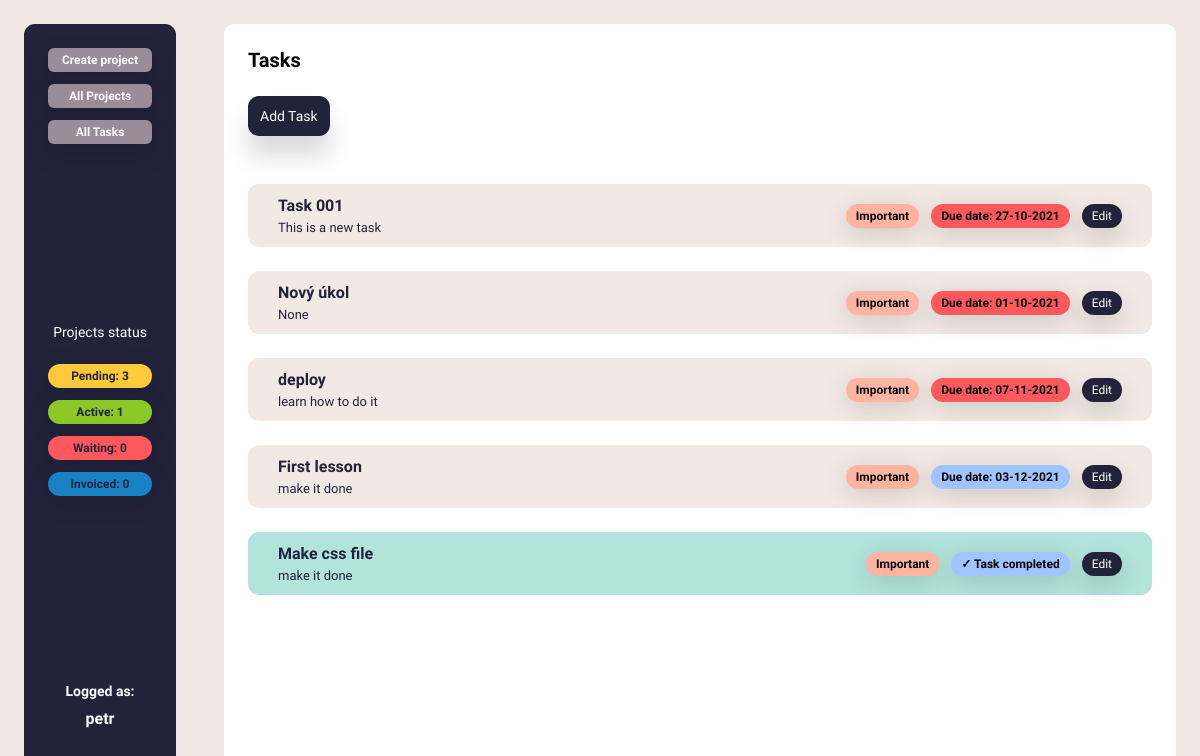
Screenshot of /task-list/ (signed in) with the database file from the repository.
### base/models.py (models this page shows, shortened)
class Task(models.Model):
	owner = models.ForeignKey(Profile, on_delete = models.CASCADE, null = True, blank = True)
	task_title = models.CharField(max_length=200,null=True, blank=True)
	task_belongs = models.ForeignKey(Project, on_delete = models.CASCADE, null = True, blank = True)
	task_description = models.CharField(max_length=300, null=True, blank=True)
	task_due_date = models.DateField(auto_now_add=False,null=True, blank=False)
	task_important = models.BooleanField(default=False)
	task_complete = models.BooleanField(default=False)
	task_create = models.DateTimeField(auto_now_add=True)
	def is_task_due_date(self):
		return date.today() < self.task_due_date
	class Meta:
		ordering = ['task_complete']

### base/views.py (the view)
# urls.py: path('task-list/', TaskList.as_view(), name='tasks'),
class TaskList(LoginRequiredMixin, ListView):
	model = Task
	context_object_name = 'tasks'
	queryset = Task.objects.all()
	def get_context_data(self, **kwargs):
		context = super().get_context_data(**kwargs)
		context ['tasks'] = context ['tasks'].filter(owner = self.request.user.profile)
		context ['count_tasks'] = context ['tasks'].filter(task_complete=False).count()
		context ['count_projects'] = Project.objects.filter(owner=self.request.user.profile, project_complete=False).count()
		context ['count_projects_pending'] = Project.objects.filter(owner=self.request.user.profile, project_status='1').count()
		context ['count_projects_active'] = Project.objects.filter(owner=self.request.user.profile, project_status='2').count()
		context ['count_projects_waiting'] = Project.objects.filter(owner=self.request.user.profile, project_status='3').count()
		context ['count_projects_finished'] = Project.objects.filter(owner=self.request.user.profile, project_status='4').count()
		return context

### base/templates/base/task_list.html (shortened to what this page needs)
{% extends 'main.html' %}
{% load static %}
{% block content %}
<div class="side">
{% include 'sidebar.html' %}
</div>
<div class="project-list">
<h1 class="heading-primary">Tasks</h1>
<div class="create-area">
<a class="create-btn" href="{% url 'task-create' %}">Add Task</a>
</div>
{% for task in tasks %}
{% if task.task_complete %}
<div class="project-card--task--complete">
	<div class="project-heading--task">
		<h3 class="heading-secondary--task">{{task.task_title}}</h3>
		<p class="project-intro--task">{{task.task_description}}</p>
	</div>
	<div class="project-links-task">
		{% if task.task_important %}
		<div class="important-tag">
		Important
		</div>
		{% endif %}
		<div class="due-date">
		&#10003 Task completed
		</div>
		<a class="project-card-link" href="{% url 'task-update' task.id %}">Edit</a>
	</div>
</div>
{% else %}
<div class="project-card--task">
	<div class="project-heading--task">
		<h3 class="heading-secondary--task">{{task.task_title}}</h3>
		<p class="project-intro--task">{{task.task_description}}</p>
	</div>
	<div class="project-links-task">
		{% if task.task_important %}
		<div class="important-tag">
		Important
		</div>
		{% endif %}
		{% if task.is_task_due_date %}
		<div class="due-date">
		Due date: {{task.task_due_date|date:'d-m-Y'}}
		</div>
		{% else %}
		<div class="due-date-passed">
		Due date: {{task.task_due_date|date:'d-m-Y'}}
		</div>
		{% endif %}
		<a class="project-card-link" href="{% url 'task-update' task.id %}">Edit</a>
	</div>
</div>
{% endif %}
{% endfor %}
{% endblock %}

### base/templates/sidebar.html (shortened to what this page needs)
{% load static %}
<div class="side-links">
	<p class="side-link"><a class="side-create-link" href="{% url 'project-create' %}">Create project</a></p>
	<p class="side-link"><a class="side-projects-link" href="{% url 'projects' %}">All Projects</a></p>
	<p class="side-link"><a class="side-tasks-link" href="{% url 'tasks' %}">All Tasks</a></p>
</div>
{% if request.user.is_authenticated %}
<div class="info-widget-side">
	<div class="projects-widget">
		<p class="unfinished-projects--task">Projects status</p>
	</div>
	<div class="project_status"><p class="project_status_text--pending">Pending: {{count_projects_pending}}</p>
	</div>
	<div class="project_status"><p class="project_status_text--active">Active: {{count_projects_active}}</p>
	</div>
	<div class="project_status"><p class="project_status_text--waiting">Waiting: {{count_projects_waiting}}</p>
	</div>
	<div class="project_status"><p class="project_status_text--finished">Invoiced: {{count_projects_finished}}</p>
	</div>
</div>
<div class="profile-area">
	<p class="logged-in">Logged as:</p>
	<div class="side-profile">
	<a class="side-profile-link" href="{% url 'profile' user.profile.id %}"><p class="username">{{request.user}}</p></a>
</div>
{% else %}
	<a href="{% url 'login' %}">Login</a>
{% endif %}
</div>

### rows the page displays
Task: task_title "Task 001", task_description "This is a new task", task_important "Important", task_due_date "27-10-2021"
Task: task_title "Nový úkol", task_description "None", task_important "Important", task_due_date "01-10-2021"
Task: task_title "deploy", task_description "learn how to do it", task_important "Important", task_due_date "07-11-2021"
Task: task_title "First lesson", task_description "make it done", task_important "Important", task_due_date "03-12-2021"
Task: task_title "Make css file", task_description "make it done", task_important "Important"

### other values shown
{{ count_projects_pending }} "3"
{{ count_projects_active }} "1"
{{ count_projects_waiting }} "0"
{{ count_projects_finished }} "0"
{{ request.user }} "petr"
